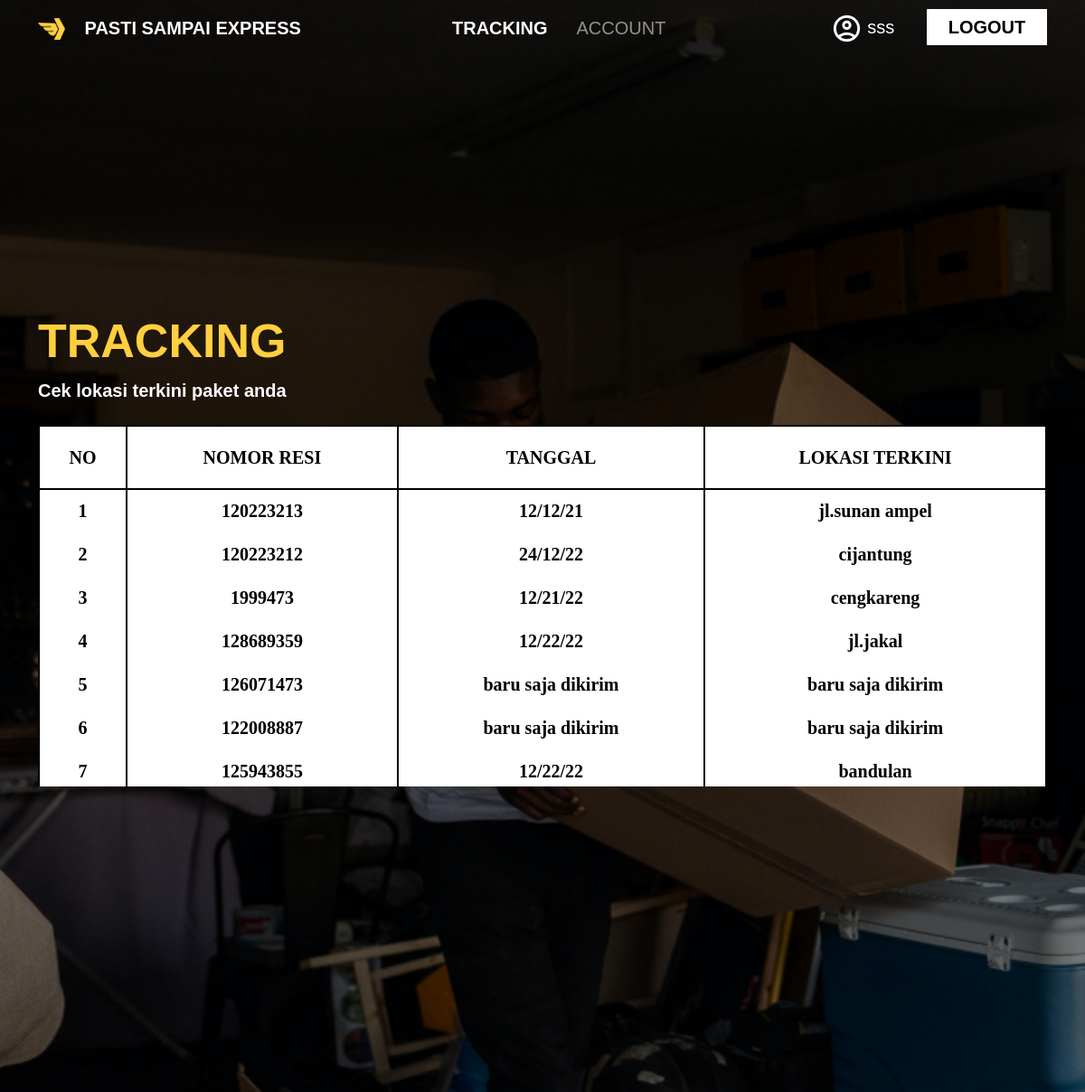
/dashboard (signed in), run on an earlier commit of the app's database.
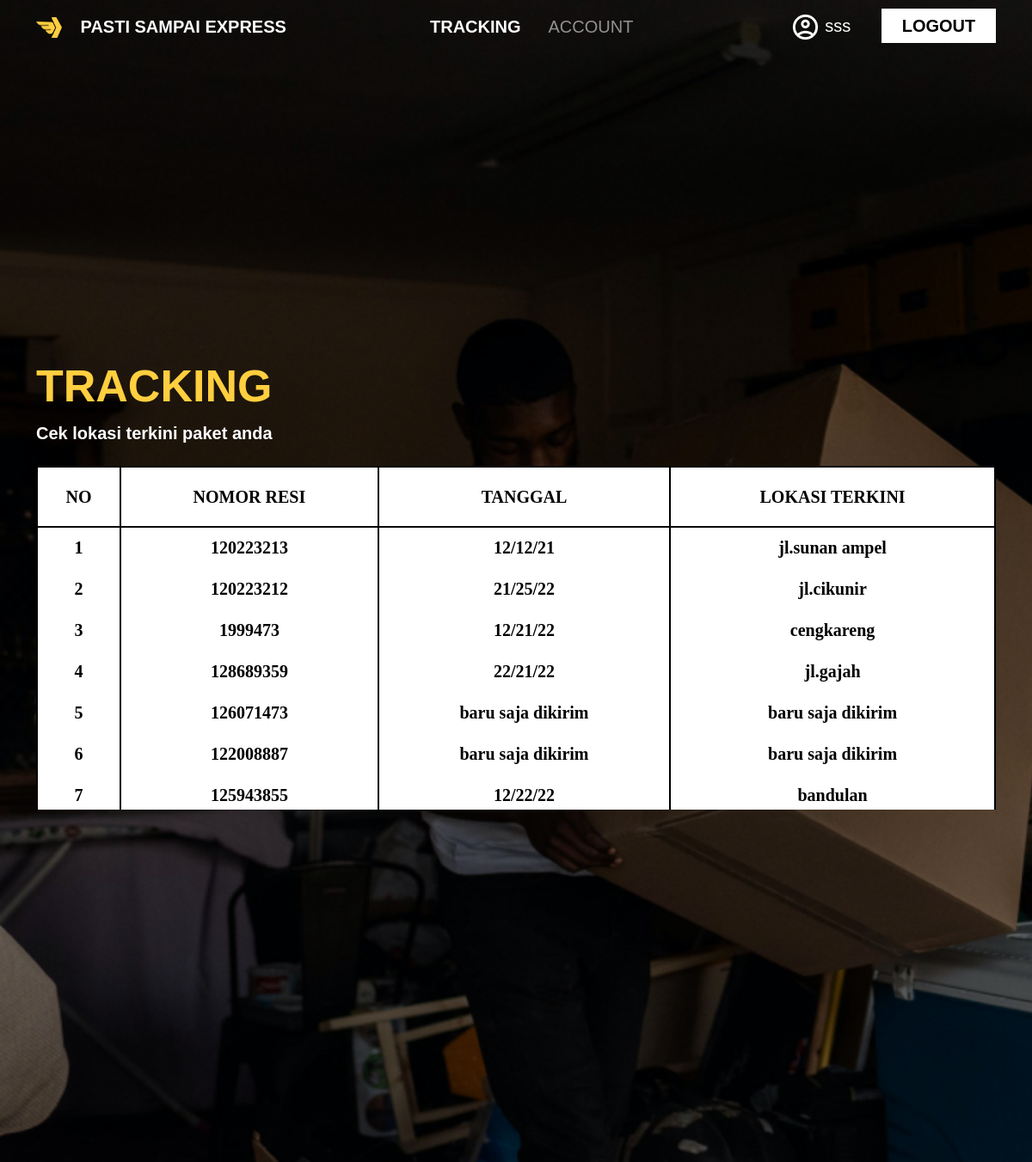
And on a later commit of the database.
### pastisampai/models.py (models this page shows, shortened)
class User(db.Model, UserMixin):
    id = db.Column(db.Integer(), primary_key=True)
    roles = db.Column(db.String(length=30),nullable=False)
    username = db.Column(db.String(length=30), nullable=False, unique=True)
    fullname = db.Column(db.String(length=30),nullable=False)
    email_address = db.Column(db.String(length=50), nullable=False)
    password_hash = db.Column(db.String(length=60), nullable=False)
    resi = db.relationship('Resi',secondary=user_resi,backref='users')
    @property
    def password(self):
        return self.password

class Resi(db.Model):
    id = db.Column(db.Integer(),primary_key=True)
    no_resi = db.Column(db.Integer(),nullable=False)
    sender_n = db.Column(db.String(length=60),nullable=False)
    receiver_n = db.Column(db.String(length=60),nullable=False)
    origin_n = db.Column(db.String(length=60),nullable=False)
    destination_n = db.Column(db.String(length=60),nullable=False)
    type_of_packet = db.Column(db.String(length=60),nullable=False)
    type_of_service = db.Column(db.String(length=60),nullable=False)
    sender_pn = db.Column(db.Integer(),nullable=False)
    receiver_pn = db.Column(db.Integer(),nullable=False)
    weight_packet = db.Column(db.String(length=30),nullable=False)
    arrived_at = db.Column(db.String(length=30),nullable=False)
    time_on_update = db.Column(db.String(length=60),nullable=False)
    time_on_deliver = db.Column(db.String(length=60),nullable=False)
    ongkir = db.Column(db.String(length=30),nullable=False)

### pastisampai/routes.py (the view)
@app.route('/dashboard',methods=["GET","POST"])
@login_required
def dashboard_page():# counterpart for session
    user = current_user.resi
    return render_template("dashboard.html",resis=user)

### pastisampai/models.py (called while the page is built)
@login_manager.user_loader
def load_user(user_id):
    return User.query.get(int(user_id))

### pastisampai/templates/dashboard.html (shortened to what this page needs)
{% extends 'index.html' %}
{% block content %}
        <section id="dashboard">
            <div class="container h-100">
                <div class="row h-100">
                    <div class="col-md-12 dashboard-tagline my-auto">
                        <h1>TRACKING</h1>
                        <p>Cek lokasi terkini paket anda</p>
                        <div class="table-wrapper-scroll-y my-custom-scrollbar">
                            <table class="table table-bordered">
                              <thead>
                                <tr>
                                    <th scope="col">NO</th>
                                    <th scope="col">NOMOR RESI</th>
                                    <th scope="col">TANGGAL</th>
                                    <th scope="col">LOKASI TERKINI</th>
                                </tr>
                              </thead>
                                <tbody>
                                {% if resis %}
                                {% for resi in resis %}
                                <tr>
                                    <th scope="row">{{loop.index}}</th>
                                    <td>{{resi.no_resi}}</td>
                                    <td>{{resi.time_on_update}}</td>
                                    <td>{{resi.arrived_at}}</td>
                                </tr>
                                {% endfor %}
                                {% endif %}
                                </tbody>
                            </table>
                        </div>
                    </div>
                </div>
            </div>
        </section>
{% endblock %}

### pastisampai/templates/index.html (shortened to what this page needs)
<!doctype html>
<html lang="en">
    <head>
        <link rel="stylesheet" href="{{url_for('static',filename='css/bootstrap.min.css')}}">
        <link rel="stylesheet" href="{{url_for('static',filename='css/toastr.min.css')}}">
        <link href="{{url_for('static',filename='css/fontgoogle.css')}}" rel="stylesheet">
        <link rel="stylesheet" href="{{ url_for('static',filename='css/style.css') }}">
        <link rel="stylesheet" href="{{ url_for('static',filename='css/responsive.css') }}">
    </head>
    <body>
        <nav class="navbar navbar-expand-lg navbar-dark bg-transparent position-fixed w-100">
            <div class="container">
                <a class="navbar-brand" href="{{ url_for('home_page') }}">
                    <img src="{{ url_for('static',filename='Assets/img/Logo Small.png') }}" alt="" width="30" height="24" class="d-inline-block align-text-top me-3">
                    PASTI SAMPAI EXPRESS</a>
                <div class="collapse navbar-collapse" id="navbarNav">
                    <ul class="navbar-nav mx-auto">
                            {% if current_user.is_authenticated %}
                                {% if current_user.roles == 'admin' %}
                            <li class="nav-item mx-2">
                                <a href="{{ url_for('dashboard_admin_page') }}" class="nav-link {{ 'active' if request.path == url_for('dashboard_admin_page') }}">ADD</a>
                            </li>
                            <li class="nav-item mx-2">
                                <a href="{{ url_for('update_page') }}"  class="nav-link {{ 'active' if request.path == url_for('update_page') }}">UPDATE</a>
                            </li>
                            <li class="nav-item mx-2">
                                <a href="{{ url_for('tracking_page') }}" class="nav-link {{ 'active' if request.path == url_for('tracking_page') }}">TRACKING</a>
                            </li>
                            <li class="nav-item mx-2">
                                <a href="{{ url_for('account_info') }}" class="nav-link {{ 'active' if request.path == url_for('account_info') }}">ACCOUNT</a>
                            </li>
                                {% else %}
                            <li class="nav-item mx-2">
                                <a href="{{ url_for('dashboard_page') }}" class="nav-link {{ 'active' if request.path == url_for('dashboard_page') }}">TRACKING</a>
                            </li>
                            <li class="nav-item mx-2">
                                <a href="{{ url_for('account_info') }}" class="nav-link {{ 'active' if request.path == url_for('account_info') }}">ACCOUNT</a>
                            </li>
                                {% endif %}
                            {% endif %}
                    </ul>
                    <div>
                        {% if current_user.is_authenticated %}
                        <button class="button-primary">
                            <a href="{{ url_for('account_info') }}">
                                <img src="{{ url_for('static',filename='Assets/img/user.png') }}" alt="">
                                {{current_user.username}}</a>
                        </button>
                        <button class="button-secondary">
                            <a href="{{ url_for('logout_page') }}">LOGOUT</a>
                        </button>
                        {% endif %}
                    </div>
                </div>
            </div>
        </nav>
        {% block content %}{% endblock %}
    </body>
</html>

### pastisampai/static/css/style.css (style rules this page uses)
:root { --pr-color : #000000; }
.bg-transparent { transition: all ease-in 0.3s; }
body { font-family: 'Poppins', sans-serif; background-color: #000000; }
.navbar-brand { font-weight: 700; font-size: 20; }
.nav-link { font-size: 20px; }
.nav-link.active { font-weight: 700; }
.button-primary { width: 133px; height: 40px; background-color: transparent; color: #fff; border: none; font-size: 20px; font-weight: 400; }
.button-secondary { width: 133px; height: 40px; background-color: #fff; color: var(--pr-color); border: none; font-size: 20px; font-weight: 700; }
.button-primary a { color: #fff; text-decoration: none; }
.button-secondary a { color: #000000; text-decoration: none; }
#dashboard { background-image: url('../Assets/img/Background.png'); background-size: cover; height: 100vh; width: 100%; }
#dashboard h1 { width: 100%; height: 71px; font-weight: 700; font-size: 52px; line-height: 78px; color: #FFCF3F; }
#dashboard p { width: 100%; height: 35px; font-weight: 700; font-size: 20px; line-height: 30px; color: #FFFFFF; margin-bottom: 18px; }
.my-custom-scrollbar { position: relative; height: 400px; overflow: auto; }
.table-wrapper-scroll-y { display: block; }
#dashboard thead, #dashboard tbody { border: #000000; background: #FFFFFF; height: 70px; font-family: 'Poppins'; font-weight: 700; font-size: 20px; vertical-align: middle; text-align: center; color: #000000; }
#dashboard tbody { border-bottom: #FFFFFF; }
.table-bordered > :not(caption) > * { border-width: 2.5px 0; }
.table-bordered > :not(caption) > * > * { border-width: 0 2.5px; }

What changed in the data, as far as the page shows it:
changed Resi: time_on_update "24/12/22" → "21/25/22"; arrived_at "cijantung" → "jl.cikunir"
changed Resi: time_on_update "12/22/22" → "22/21/22"; arrived_at "jl.jakal" → "jl.gajah"
